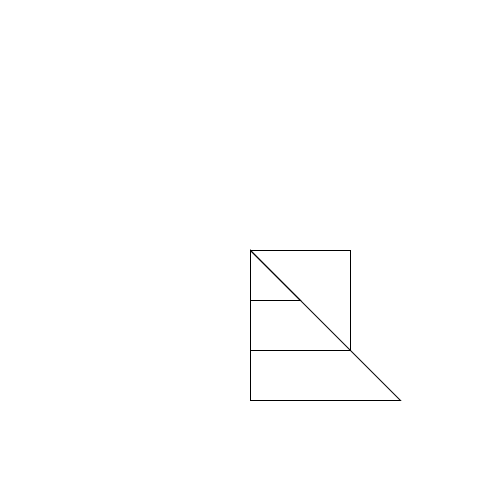
Frame 1 (no input)
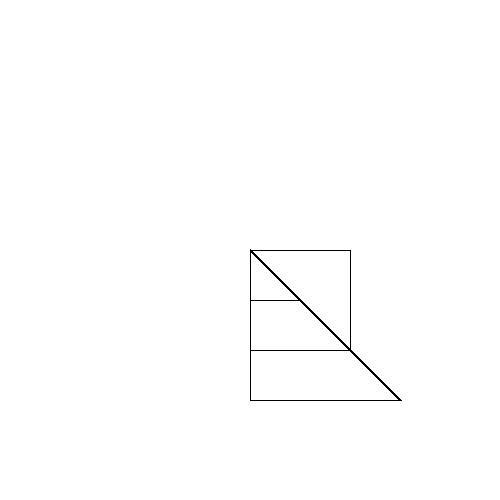
Frame 60 (the mouse pressed at the canvas centre just before this capture)
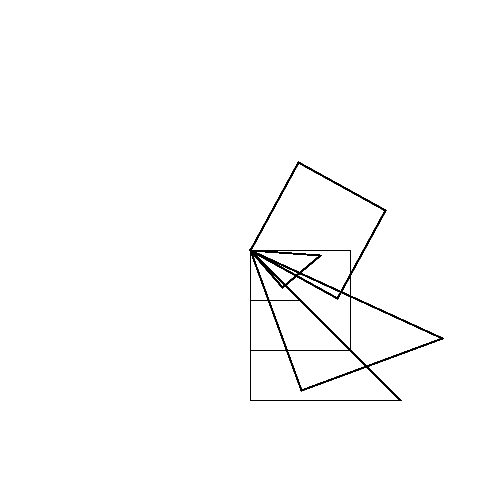
Frame 120 (the mouse held since frame 60 and released just before this capture)

The Processing sketch that drew these frames (run headless with seeded random() and noise(); from frame 60 on, the mouse is pressed at the canvas centre):

// Processing sketch: processing_168556
// ── processing_168556.pde

void setup()
{
  size(500,500);
  background(255);
  noFill();
  stroke(0,0,0);
  smooth();
}

void draw()
{
  //background(255);
  translate(width/2,height/2);
  rotate(mouseX/0.2);
  triangle(0,0,0,150,150,150);
  rotate(mouseX/0.2);
  triangle(0,0,0,50,50,50);
  rotate(mouseX/0.2);
  rect(0,0,100,100);
}
